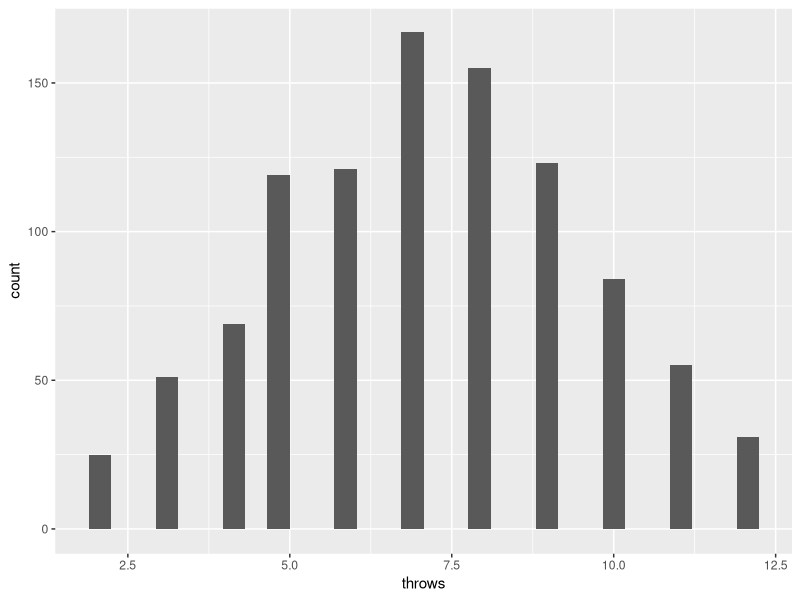

The R script that drew this image:
## ---- chunk 1
knitr::opts_chunk$set(echo = TRUE)
library(tidyverse)
## ---- chunk 2
roll_one_die <- function(x)
  sample(x = 1:6, size = 1)

roll_one_die()

## ---- chunk 3
roll_two_dice <- function(n = 2) {
  sum(sample(1:6, n, replace = TRUE))}

roll_two_dice()

results <- 

x <- tibble(
  throws = map_int(1:1000, ~ roll_two_dice()))

x


## ---- chunk 4
ggplot(x, aes(throws)) + geom_histogram()
## ---- chunk 5
roll_dice <- function(n = 10) {
  map_int(rep(2, n), roll_two_dice)}

roll_dice()


#map_int(1:10, roll_two_dice())
## ---- chunk 6
add_dice <- function(n = 2) {
  sum(sample(1:6, n, replace = TRUE))}

add_dice()

## ---- chunk 7
roll_ten_dice <- function(n = 10) {
  sample(1:6, n, replace = TRUE)}

roll_ten_dice()
